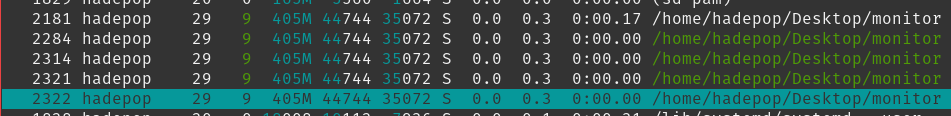
#> input picture media/image.png, 951 x 116 px, found by its file name
$ python binaryedges.py   (older library calls are emulated)
#> lines starting #> are read from the running program, lines starting #| are printed output that depends on the picture; after the words box and inside, x2 and y2 are one past the last pixel; in counts of white or black regions, pixels touching at a corner belong together
import cv2
import numpy as np

def generate_binary_edges(image_path, output_path=None):
    # Load the image in grayscale
#> called with image_path = 'image.png', output_path = 'binary_edges.png'
    img = cv2.imread(image_path, cv2.IMREAD_GRAYSCALE)
#> img: shape (116, 951); min 51, max 242, mean 71

    # Step 1: Enhance contrast using CLAHE
    clahe = cv2.createCLAHE(clipLimit=2.0, tileGridSize=(8, 8))
    enhanced_img = clahe.apply(img)
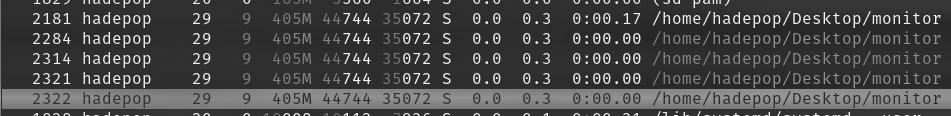
#> enhanced_img: shape (116, 951); min 39, max 248, mean 72.2

    # Step 2: Apply GaussianBlur to reduce noise
    blurred = cv2.GaussianBlur(enhanced_img, (5, 5), 0)
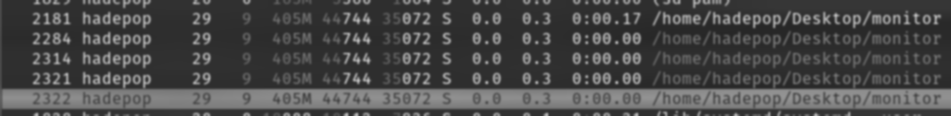
#> blurred: shape (116, 951); min 39, max 181, mean 72.1

    # Step 3: Use Sobel edge detection
    sobelx = cv2.Sobel(blurred, cv2.CV_64F, 1, 0, ksize=3)  # Horizontal edges
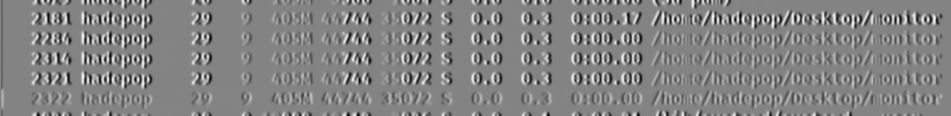
#> sobelx: shape (116, 951) float64; min -392, max 367, mean -0.1; drawn with min black and max white
    sobely = cv2.Sobel(blurred, cv2.CV_64F, 0, 1, ksize=3)  # Vertical edges
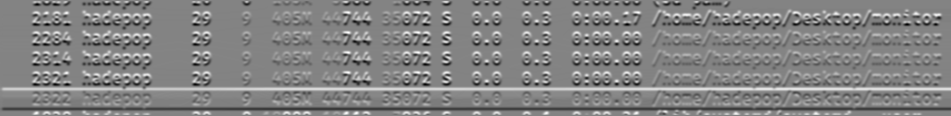
#> sobely: shape (116, 951) float64; min -365, max 343, mean 0.3; drawn with min black and max white
    sobel = cv2.magnitude(sobelx, sobely)  # Magnitude of gradients
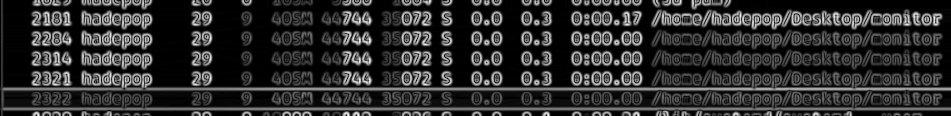
#> sobel: shape (116, 951) float64; min 0, max 392, mean 72.2; drawn with min black and max white
    sobel = np.uint8(np.clip(sobel, 0, 255))  # Convert to 8-bit
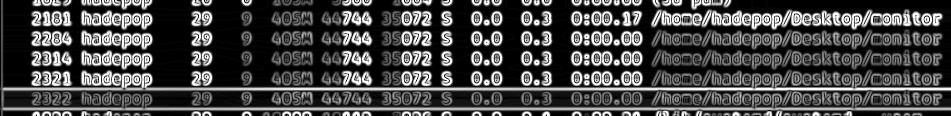
#> sobel: shape (116, 951); min 0, max 255, mean 70.5

    # Step 4: Normalize Sobel and apply binary threshold
    normalized_sobel = cv2.normalize(sobel, None, 0, 255, cv2.NORM_MINMAX)
    _, binary_edges = cv2.threshold(normalized_sobel, 50, 255, cv2.THRESH_BINARY)
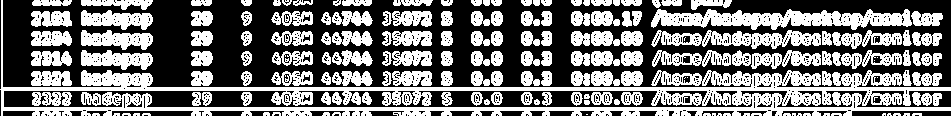
#> binary_edges: shape (116, 951); 45.7% white; 170 white regions (19 under 20 px), largest, box (x1, y1, x2, y2) and area: (0, 0, 951, 116) 16485, (651, 9, 912, 30) 3240, (651, 30, 821, 49) 1701

    # Step 5: Save the binary edge image if an output path is specified
    if output_path:
        cv2.imwrite(output_path, binary_edges)

    return binary_edges

if __name__ == "__main__":
    # Example usage
    image_path = "image.png"  # Input image path
    output_path = "binary_edges.png"  # Output binary edge image path

    binary_edges = generate_binary_edges(image_path, output_path=output_path)
    print("Binary edges have been generated and saved.")

$ run again, with media/poposexample.png copied over media/image.png
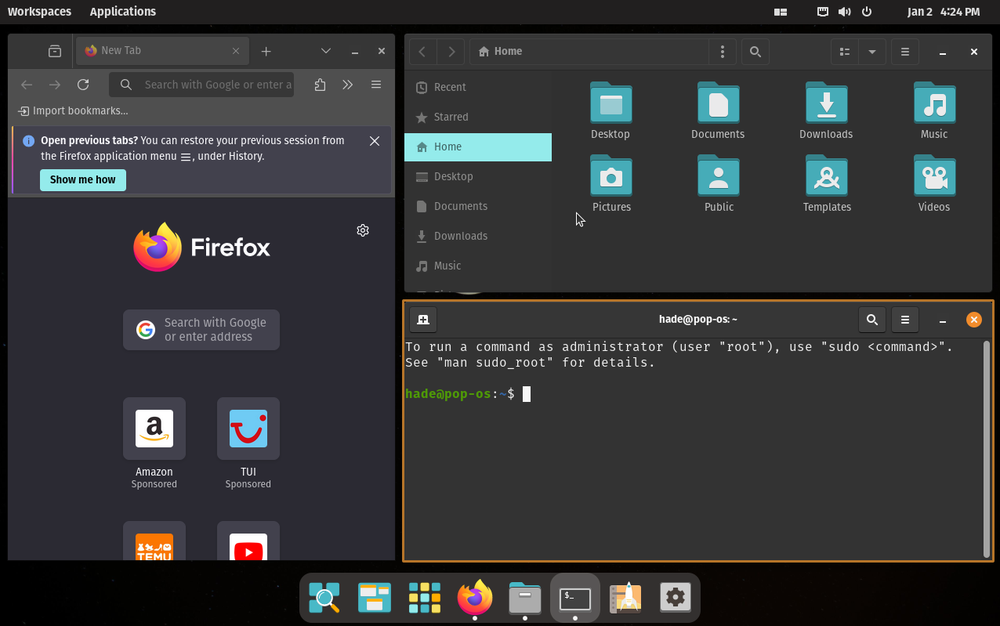
#> input picture media/poposexample.png, 1000 x 626 px, shrunk from 1276 x 799 before the run, found by its file name
#> in generate_binary_edges, `sobely = cv2.Sobel(blurred, cv2.CV_64F, 0, 1, ksize=3)`:
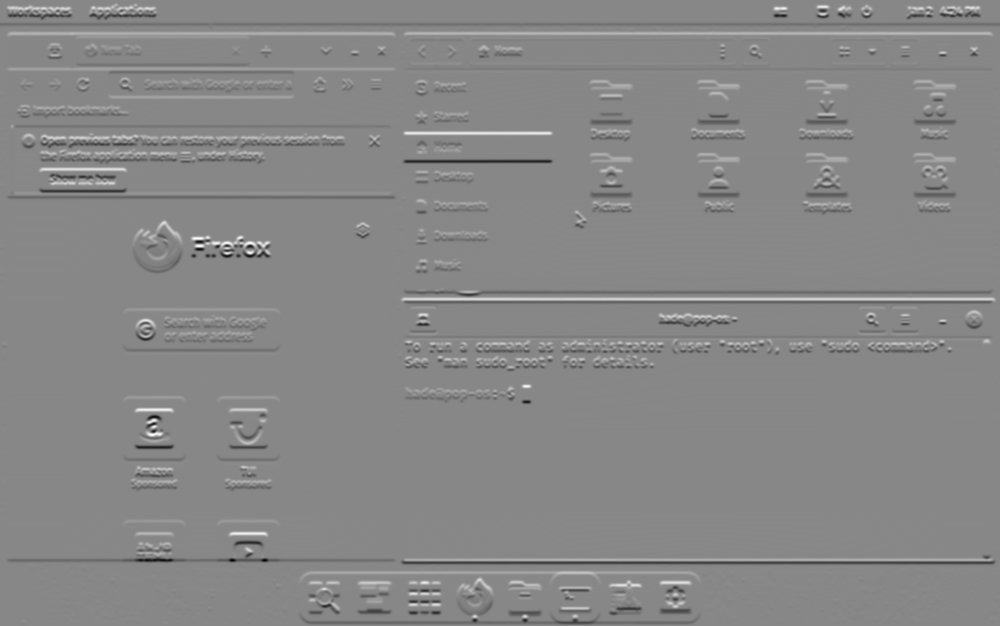
#> sobely: shape (626, 1000) float64; min -600, max 530, mean -0.4; drawn with min black and max white
#> in generate_binary_edges, `_, binary_edges = cv2.threshold(normalized_sobel, 50, 255, cv2.THRESH_..`:
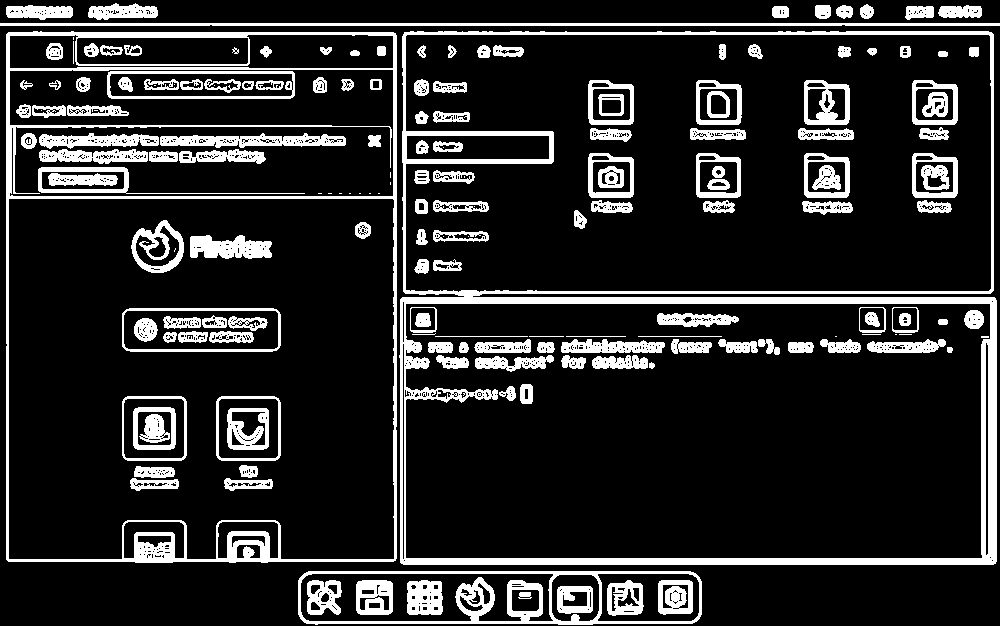
#> binary_edges: shape (626, 1000); 15.8% white; 184 white regions (27 under 20 px), largest, box (x1, y1, x2, y2) and area: (399, 31, 997, 565) 21282, (6, 31, 397, 563) 12748, (298, 571, 702, 625) 4695
